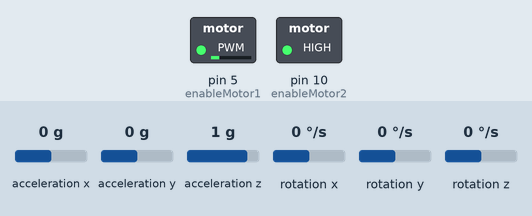
This sketch was run on a simulated Arduino Uno, built with avr-gcc and run on an emulated ATmega328P. Parts: switched loads named in the sketch (green lamp = pin HIGH). Wiring (inferred from the names in the program): MPU-6050 motion sensor at I2C address 0x68. The inputs (shaded band) are chosen by the test bench; at power-on: acceleration x 0 g, acceleration y 0 g, acceleration z 1 g, rotation x 0 °/s, rotation y 0 °/s, rotation z 0 °/s.

Above: at 1.2 s.
1.3 s: acceleration x set to -1.4 g
At 4.19 s:
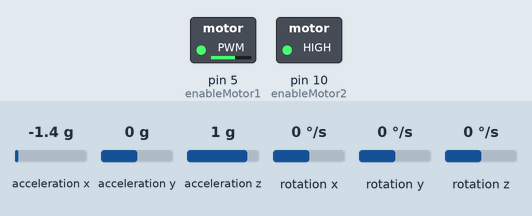
4.3 s: acceleration y set to -1.4 g
7.3 s: acceleration z set to -0.8 g
At 7.9 s:
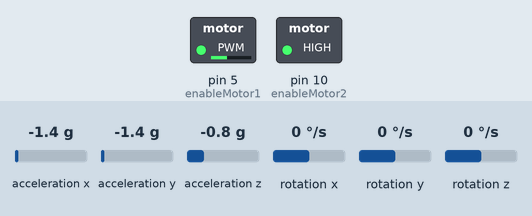
8.8 s: acceleration y set to 1.4 g
At 9.82 s:
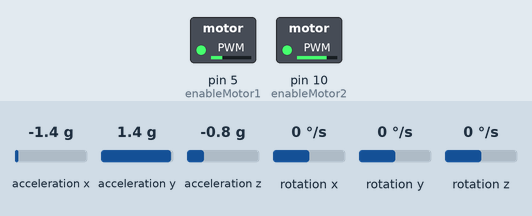
11.8 s: acceleration z set to 0.8 g
14.8 s: acceleration x set to 0.8 g
Timing chart, 0 to 18.8 s (numbered marks = the images above; inputs shaded):
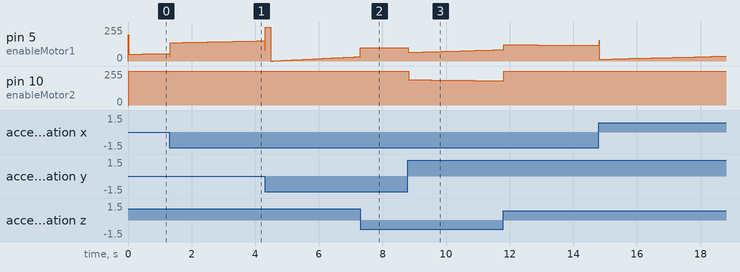

The sketch:

self_bal_bot.ino
```cpp
 #include <Wire.h>
const int MPU6050_ADDRESS = 0x68;

unsigned long lastTime;


float acc_angle, gyro_rate,prevAngle=0; // Calculated tilt angle and angular velocity
float MIN_ABS_SPEED=127.5; // Motor speed adjustment
int a=50;
int sampleTime = 10; //0.005 sec
float p=1000/sampleTime;
float pitchSetpoint = -0.8,yawSetpoint = -10.0; // Desired tilt angle (setpoint)
float Kp_p = 40; // Proportional gain
float Ki_p = 0.8; // Integral gain
float Kd_p = 98; // Derivative gain
float Kp_y = 12; // Proportional gain
float Ki_y = 0.5; // Integral gain
float Kd_y = 38; // Derivative gain

float prev_error = 0;
float error,integral = 0,derivative;

const int enableMotor1=5;
const int motorPin1 = 6;
const int motorPin2 = 7;
const int motorPin3 = 8;
const int motorPin4 = 9;
const int enableMotor2=10;
float acc[3],gyr[3];

void setup() {
  Serial.begin(9600);
  Wire.begin();
  initializeMPU6050();

}

void loop() {
  // Read data from MPU6050
  int16_t accData[3];
  int16_t gyroData[3];

  readMPU6050Data(accData, gyroData);
    for(int i=0;i<3;i++){
    acc[i]=accData[i]/16384.0;
    gyr[i]=gyroData[i]/131.0;}

  acc_angle = atan2(-acc[1], acc[2]) * (180.0/PI); // deg


  float gyro_rate_z = atan2(-acc[0], acc[1]) * (180.0/PI); // deg/sec


  float pitch_error= PID(acc_angle, pitchSetpoint,Kp_p,Ki_p,Kd_p);
  float yaw_error= PID(gyro_rate_z, yawSetpoint,Kp_y,Ki_y,Kd_y);

  double speedError_A = pitch_error + yaw_error;
  double speedError_B = pitch_error - yaw_error;


  double speedErrorA = map(speedError_A,-(a*(Kp_p+Kp_y)),(a*(Kp_p+Kp_y)), -255, 255);
  double speedErrorB = map(speedError_B,-(a*(Kp_p-Kp_y)),(a*(Kp_p-Kp_y)), -255, 255);

  double motorSpeed_A = -  speedErrorA;
  double motorSpeed_B = - speedErrorB;

  rotateMotor(motorSpeed_A, motorSpeed_B);
  // Serial.print("Angle: ");
  // Serial.print(acc_angle);
  // Serial.print(" ");
  // Serial.print("Rate: ");
  // Serial.print(gyro_rate_z);
  // Serial.print(" ");
  // Serial.print("Motor A: ");
  // Serial.print(motorSpeed_A);
  // Serial.print(" ");
  // Serial.print("Motor B: ");
  // Serial.print(motorSpeed_B);
  // Serial.print(" ");
  // Serial.print("pitch_error : ");
  // Serial.print(pitch_error);
  // Serial.print(" ");
  // Serial.print("yaw_error : ");
  // Serial.println(yaw_error);


  delay(10);
}

void initializeMPU6050() {
  Wire.beginTransmission(MPU6050_ADDRESS);
  Wire.write(0x6B);
  Wire.write(0);
  Wire.endTransmission();
}

void readMPU6050Data(int16_t accelData[], int16_t gyrosData[]) {
  Wire.beginTransmission(MPU6050_ADDRESS);
  Wire.write(0x3B);
  Wire.endTransmission(false);

  Wire.requestFrom(MPU6050_ADDRESS, 14, true);

  accelData[0] = Wire.read() << 8 | Wire.read(); // accH and AccL
  accelData[1] = Wire.read() << 8 | Wire.read(); // accH and accL
  accelData[2] = Wire.read() << 8 | Wire.read(); // accH and accL
  int16_t a= Wire.read()<< 8| Wire.read();      // To skip temp sensor
  gyrosData[0] = Wire.read() << 8 | Wire.read(); // gyroH and gyroL
  gyrosData[1] = Wire.read() << 8 | Wire.read(); // gyroH and gyroL
  gyrosData[2] = Wire.read() << 8 | Wire.read(); // gyroH and gyroL
}


int PID(float currentAngle, float setpoint,float Kp,float Ki,float Kd){
  unsigned long now = millis();
  int timeChange = (now - lastTime);
  if(timeChange>=sampleTime){

  error = currentAngle-setpoint;
  integral += Ki *error/p;
   if (integral > 400) integral = 400;
   else if (integral < -400) integral = -400;
  derivative =p* (error - prev_error);
  prev_error = error;

  }
  // Serial.print("Error: ");
  // Serial.print(error);

  return ((Kp * error) +  (Ki*integral) - (Kd * derivative));
}

void rotateMotor(int speed1, int speed2) {
  digitalWrite(motorPin1, speed1 > 0 ? HIGH : LOW);
  digitalWrite(motorPin2, speed1 > 0 ? LOW : HIGH);

  digitalWrite(motorPin3, speed2 > 0 ? HIGH : LOW);
  digitalWrite(motorPin4, speed2 > 0 ? LOW : HIGH);

  analogWrite(enableMotor1, abs(speed1));
  analogWrite(enableMotor2, abs(speed2));
}
```

Measured:
- after the input at 7.3 s, pin 5 (enableMotor1): 32/255 → 100/255 at once
